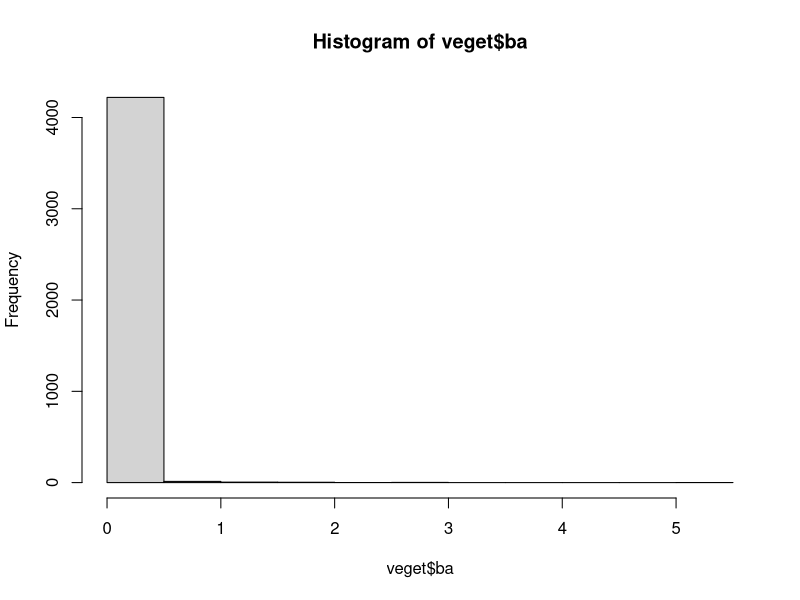
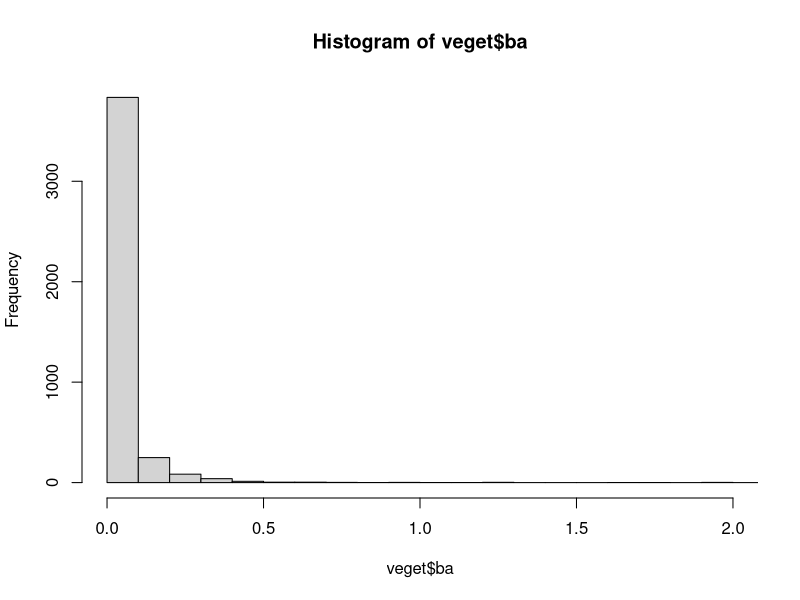
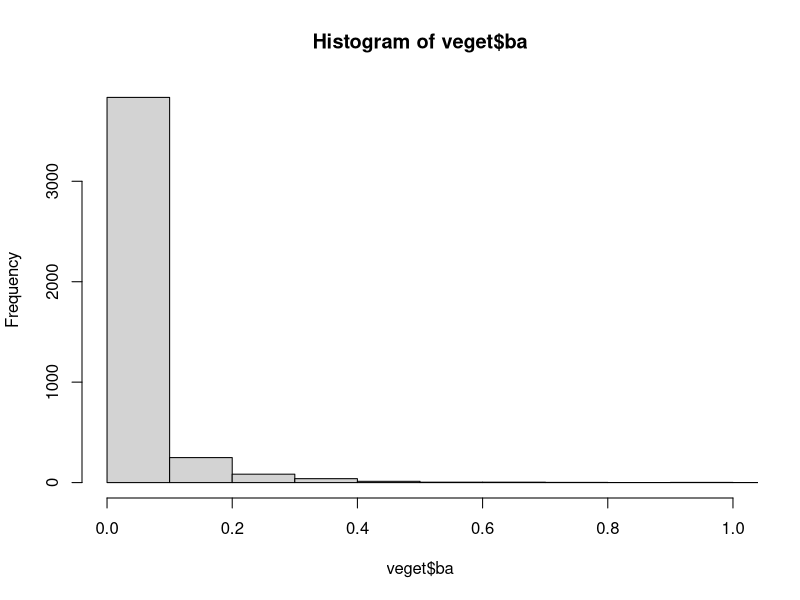
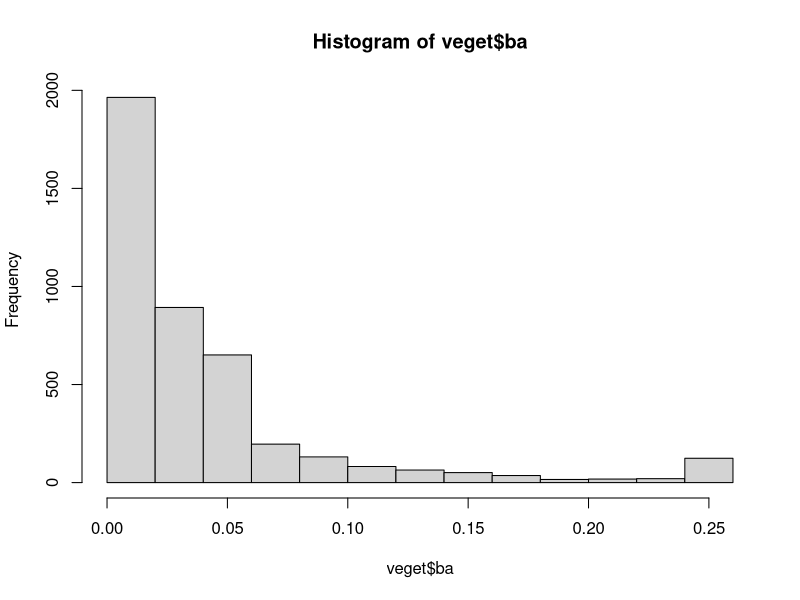
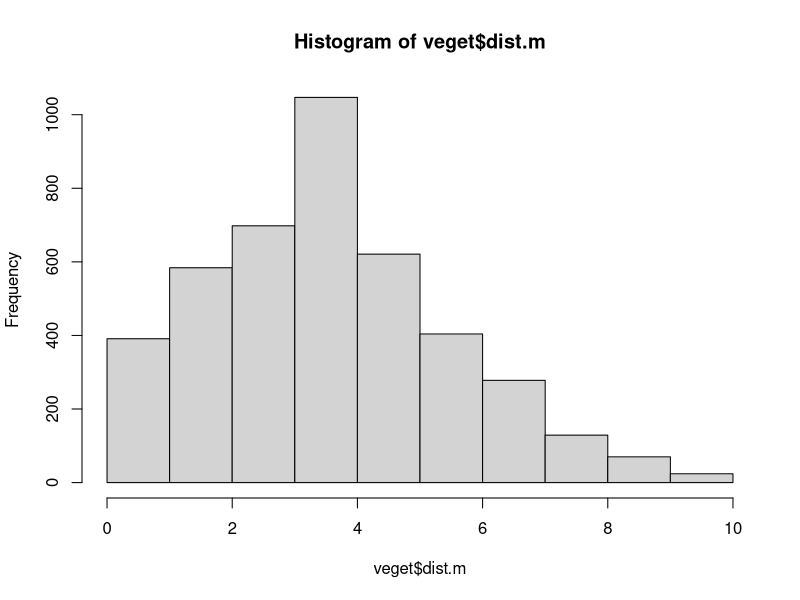
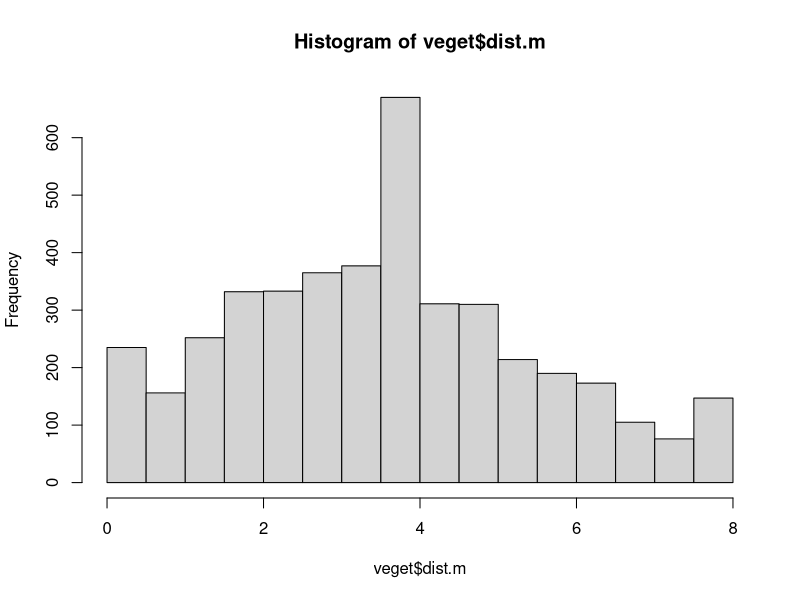
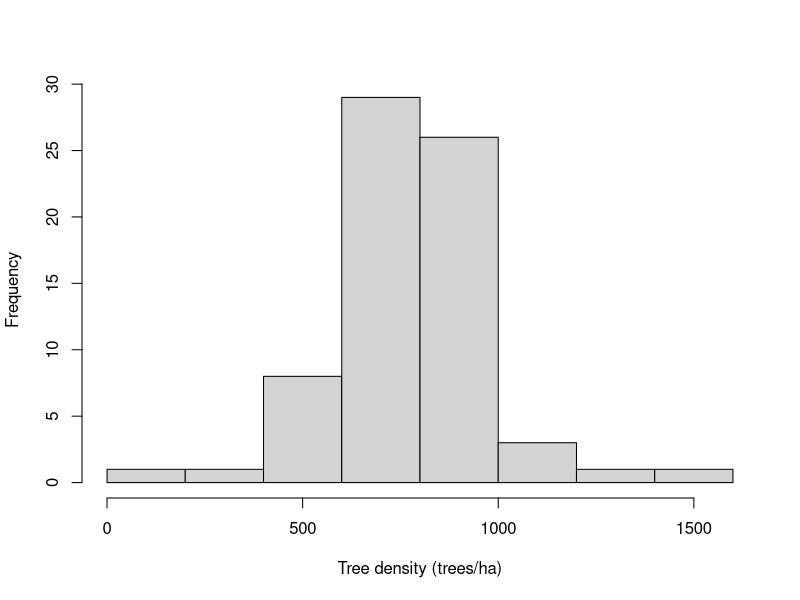
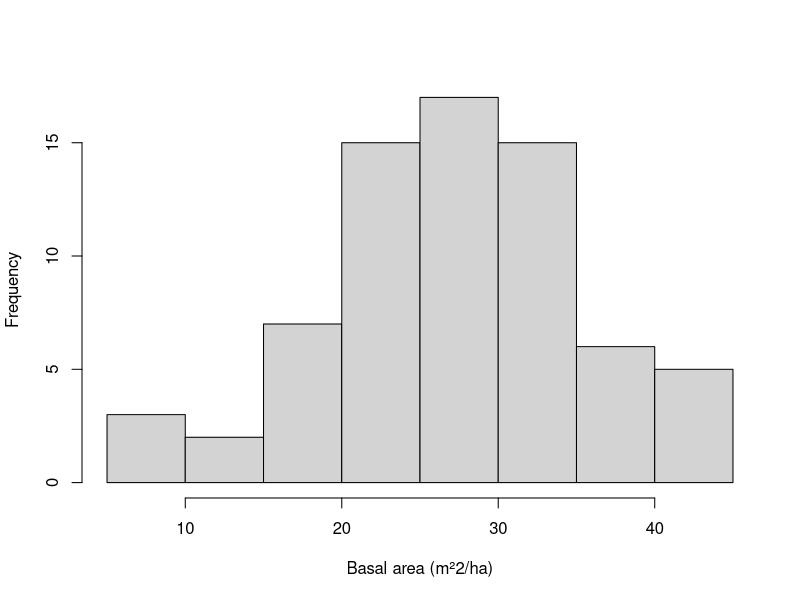

The R source for these figures, in order:
#-------Vegetation structure at TEAM sites, Gurupi Biological Reserve-------------

## ----- Load libraries -----

library(tidyverse)
library(here)


## ----- Read and fix data -----

veget <- read.csv(here("data", "rbg_veget_08mar2018.csv"), header=TRUE, sep=",")
colnames(veget)[1] <- "Camera.Trap.Name"
head(veget)

veget$dist.m <- veget$dist/100
veget$dap <- veget$cap/pi # criando nova coluna com DAP calculado a partir de CAP
veget$dap.m <- veget$dap*0.01
veget$ba <- pi*((veget$dap.m/2)^2) # cria nova coluna com area basal de cada arvore

veget$rep[veget$rep==""]  <- NA 
veget$id.ponto <- paste(veget$trilha, veget$quadrante, veget$ponto, sep=".") # criando id para pontos

dim(veget)
veget <- subset(veget, is.na((veget$rep)))
dim(veget)

veget <- veget[,c("Camera.Trap.Name", "id.ponto", "dist.m", "ba")]
head(veget)

# input mean values to NAs
veget$dist.m[which(is.na(veget$dist.m))] <- mean(veget$dist.m, na.rm=TRUE)
veget$ba[which(is.na(veget$ba))] <- mean(veget$ba, na.rm=TRUE)

# find large outlier trees
#tail(sort(veget$ba), n=20)

# a few exceptionally large trees may bias estimates
# this is not be a problem for the method
# but since our sample size was not so large it might be advisable to reduce their effect
# furthermore some large values may be due to typing error
# find largest trees and impute new values
hist(veget$ba)
hist(veget$ba, nclass=50, xlim=c(0,2))
hist(veget$ba, nclass=50, xlim=c(0,1))
veget[which(veget$ba > 1),] # only 13 individual trees has basal area > 1 m2
range(veget$ba)
mean(veget$ba)
median(veget$ba)
quantile(veget$ba, probs=c(0.975))
# replace the value of trees above the 95% quantile by the quantile itself 
nrow(veget)
nrow(veget[which(veget$ba > quantile(veget$ba, probs=c(0.975))),]) # 104 largest trees
veget[which(veget$ba > quantile(veget$ba, probs=c(0.975))),"ba"] <- quantile(veget$ba, probs=c(0.975))
hist(veget$ba)


# check if there are exceptionally large distances
# this may be due to typing errors
hist(veget$dist.m) # seems ok
range(veget$dist.m)
mean(veget$dist.m)
median(veget$dist.m)
quantile(veget$dist.m, probs=c(0.025))
quantile(veget$dist.m, probs=c(0.975))
sort(veget$dist.m)
# replace distances = 0 by 0.1
nrow(veget[which(veget$dist.m < 0.1),]) # 199 trees have zero distance
veget[which(veget$dist.m < 0.1),"dist.m"] <- 0.1
# replace distances > 95% quantile by the quantile value
nrow(veget[which(veget$dist.m > quantile(veget$dist.m, probs=c(0.975))),]) # 94 trees above distance quantile
veget[which(veget$dist.m > quantile(veget$dist.m, probs=c(0.975))), "dist.m"] <- quantile(veget$dist.m, probs=c(0.975))
hist(veget$dist.m)


## ----- Estimate site-level tree density and basal area -----

# Based on: Mitchell (2015) Quantitative Analysis by the Point-Centered Quarter Method

trees <- tibble(Camera.Trap.Name=sort(unique(veget$Camera.Trap.Name)), mean.distance=as.numeric(NA))

# mean.distance is the sum of the nearest point-to-tree distances in
# the quarters surveyed divided by the number of quarters
for(i in 1:nrow(trees)) {
  df1 <- subset(veget, Camera.Trap.Name == trees[[i,1]])
  sum.point.to.tree.distances <- sum(df1$dist.m, na.rm=TRUE)
  number.of.quarters <- length(unique(df1$id.ponto))
  trees[[i,2]] <- sum.point.to.tree.distances/number.of.quarters
}
trees # check

# absolute density is lambda=1/(r^2):
trees$tree.density <- as.numeric(NA)
for(i in 1:nrow(trees)) {
  trees[[i,3]] <- 1/(trees[[i,2]]^2) * 10000 # per ha
}
trees # check


# basal area: determine the total cover or basal area of the trees in the sample
# by species, and then calculate the mean basal area for each species
# (in our case there is no species so all species go together)
trees$basal.area <- as.numeric(NA)
for(i in 1:nrow(trees)) {
  df1 <- subset(veget, Camera.Trap.Name == trees[[i,1]])
  #mean.basal.area <- mean(df1$ba, na.rm=TRUE)
  mean.basal.area <- mean(df1$ba[-which(df1[,"ba"] == max(df1$ba) )], na.rm=TRUE) # basal area without largest tree
  trees[[i,4]] <- trees[[i,3]]*mean.basal.area
}
trees # check

hist(trees$tree.density, xlab="Tree density (trees/ha)", main="")
hist(trees$basal.area, xlab="Basal area (m²2/ha)", main="")

write.csv(trees, here("data", "trees.csv"), row.names=FALSE)
